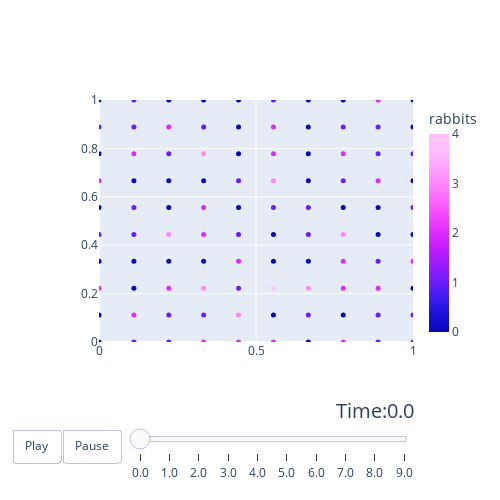

The cell this chart's notebook holds for it:
### Code cell
result.plot_species('rabbits', animated=True)

### Figure 1 — Plotly figure (JSON) as saved in the notebook; plotly's stock layout.template omitted (floating-point values rounded to 4 significant figures)
{"data": [{"marker": {"color": [0, 0, 2, 0, 1, 0, 2, 0, 1, 0, 1, 2, 0, 0, 1, 1, 0, 2, 1, 1, 1, 1, 2, 0, 3, 0, 0, 1, 2, 0, 2, 1, 3, 0, 2, 2, 0, 3, 1, 0, 2, 3, 1, 2, 1, 0, 1, 0, 0, 0, 2, 0, 4, 0, 0, 1, 3, 2, 2, 1, 0, 1, 3, 0, 1, 1, 0, 0, 0, 0, 2, 0, 2, 2, 3, 0, 1, 2, 1, 0, 1, 1, 2, 1, 0, 0, 2, 1, 1, 2, 1, 1, 0, 2, 0, 1, 0, 1, 0, 0], "colorbar": {"thickness": 20, "title": {"text": "rabbits"}}, "colorscale": [[0, "#0508b8"], [0.08333, "#1910d8"], [0.1667, "#3c19f0"], [0.25, "#6b1cfb"], [0.3333, "#981cfd"], [0.4167, "#bf1cfd"], [0.5, "#dd2bfd"], [0.5833, "#f246fe"], [0.6667, "#fc67fd"], [0.75, "#fe88fc"], [0.8333, "#fea5fd"], [0.9167, "#febefe"], [1, "#fec3fe"]], "size": 5}, "mode": "markers", "name": "rabbits", "type": "scatter", "x": [0, 0, 0, 0, 0, 0, 0, 0, 0, 0, 0.1111, 0.1111, 0.1111, 0.1111, 0.1111, 0.1111, 0.1111, 0.1111, 0.1111, 0.1111, 0.2222, 0.2222, 0.2222, 0.2222, 0.2222, 0.2222, 0.2222, 0.2222, 0.2222, 0.2222, 0.3333, 0.3333, 0.3333, 0.3333, 0.3333, 0.3333, 0.3333, 0.3333, 0.3333, 0.3333, 0.4444, 0.4444, 0.4444, 0.4444, 0.4444, 0.4444, 0.4444, 0.4444, 0.4444, 0.4444, 0.5556, 0.5556, 0.5556, 0.5556, 0.5556, 0.5556, 0.5556, 0.5556, 0.5556, 0.5556, 0.6667, 0.6667, 0.6667, 0.6667, 0.6667, 0.6667, 0.6667, 0.6667, 0.6667, 0.6667, 0.7778, 0.7778, 0.7778, 0.7778, 0.7778, 0.7778, 0.7778, 0.7778, 0.7778, 0.7778, 0.8889, 0.8889, 0.8889, 0.8889, 0.8889, 0.8889, 0.8889, 0.8889, 0.8889, 0.8889, 1, 1, 1, 1, 1, 1, 1, 1, 1, 1], "y": [0, 0.1111, 0.2222, 0.3333, 0.4444, 0.5556, 0.6667, 0.7778, 0.8889, 1, 0, 0.1111, 0.2222, 0.3333, 0.4444, 0.5556, 0.6667, 0.7778, 0.8889, 1, 0, 0.1111, 0.2222, 0.3333, 0.4444, 0.5556, 0.6667, 0.7778, 0.8889, 1, 0, 0.1111, 0.2222, 0.3333, 0.4444, 0.5556, 0.6667, 0.7778, 0.8889, 1, 0, 0.1111, 0.2222, 0.3333, 0.4444, 0.5556, 0.6667, 0.7778, 0.8889, 1, 0, 0.1111, 0.2222, 0.3333, 0.4444, 0.5556, 0.6667, 0.7778, 0.8889, 1, 0, 0.1111, 0.2222, 0.3333, 0.4444, 0.5556, 0.6667, 0.7778, 0.8889, 1, 0, 0.1111, 0.2222, 0.3333, 0.4444, 0.5556, 0.6667, 0.7778, 0.8889, 1, 0, 0.1111, 0.2222, 0.3333, 0.4444, 0.5556, 0.6667, 0.7778, 0.8889, 1, 0, 0.1111, 0.2222, 0.3333, 0.4444, 0.5556, 0.6667, 0.7778, 0.8889, 1]}], "layout": {"height": 500, "scene": {"aspectmode": "data"}, "sliders": [{"active": 0, "currentvalue": {"font": {"size": 20}, "prefix": "Time:", "visible": true, "xanchor": "right"}, "len": 0.9, "pad": {"b": 10, "t": 50}, "steps": [{"args": [["0.0"], {"frame": {"duration": 500, "redraw": true}, "mode": "immediate", "transition": {"duration": 300}}], "label": "0.0", "method": "animate"}, {"args": [["1.0"], {"frame": {"duration": 500, "redraw": true}, "mode": "immediate", "transition": {"duration": 300}}], "label": "1.0", "method": "animate"}, {"args": [["2.0"], {"frame": {"duration": 500, "redraw": true}, "mode": "immediate", "transition": {"duration": 300}}], "label": "2.0", "method": "animate"}, {"args": [["3.0"], {"frame": {"duration": 500, "redraw": true}, "mode": "immediate", "transition": {"duration": 300}}], "label": "3.0", "method": "animate"}, {"args": [["4.0"], {"frame": {"duration": 500, "redraw": true}, "mode": "immediate", "transition": {"duration": 300}}], "label": "4.0", "method": "animate"}, {"args": [["5.0"], {"frame": {"duration": 500, "redraw": true}, "mode": "immediate", "transition": {"duration": 300}}], "label": "5.0", "method": "animate"}, {"args": [["6.0"], {"frame": {"duration": 500, "redraw": true}, "mode": "immediate", "transition": {"duration": 300}}], "label": "6.0", "method": "animate"}, {"args": [["7.0"], {"frame": {"duration": 500, "redraw": true}, "mode": "immediate", "transition": {"duration": 300}}], "label": "7.0", "method": "animate"}, {"args": [["8.0"], {"frame": {"duration": 500, "redraw": true}, "mode": "immediate", "transition": {"duration": 300}}], "label": "8.0", "method": "animate"}, {"args": [["9.0"], {"frame": {"duration": 500, "redraw": true}, "mode": "immediate", "transition": {"duration": 300}}], "label": "9.0", "method": "animate"}], "transition": {"duration": 300, "easing": "cubic-in-out"}, "x": 0.1, "xanchor": "left", "y": 0, "yanchor": "top"}], "updatemenus": [{"buttons": [{"args": [null, {"frame": {"duration": 500, "redraw": false}, "fromcurrent": true, "transition": {"duration": 300, "easing": "quadratic-in-out"}}], "label": "Play", "method": "animate"}, {"args": [[null], {"frame": {"duration": 0, "redraw": false}, "mode": "immediate", "transition": {"duration": 0}}], "label": "Pause", "method": "animate"}], "direction": "left", "pad": {"r": 10, "t": 87}, "showactive": false, "type": "buttons", "x": 0.1, "xanchor": "right", "y": 0, "yanchor": "top"}], "width": 500, "xaxis": {"range": [0, 1]}, "yaxis": {"range": [0, 1]}}}
